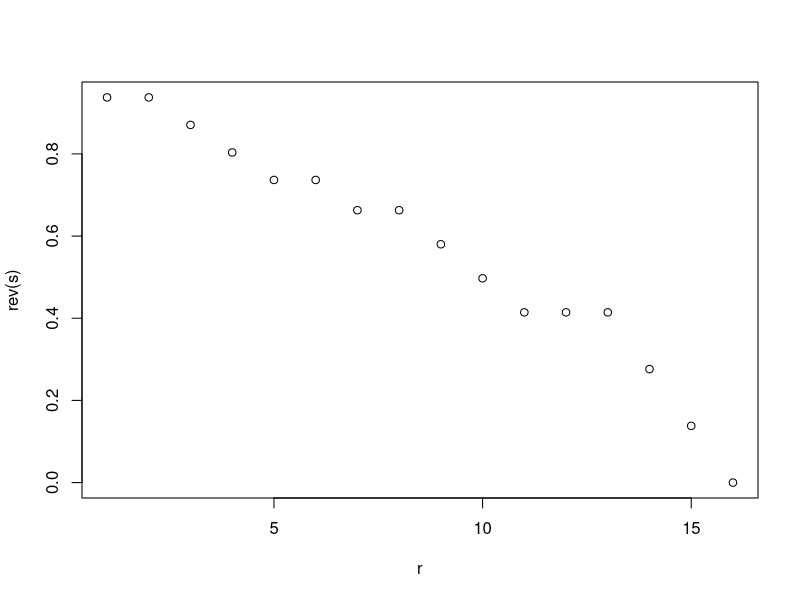

R code for this plot:
##--------------------------------------------------------
# Matthew Anderson
# Biostat Methods II
# CA #10
# April 12, 2019
##--------------------------------------------------------

# vector of Relapse where 1=relpase, 0=no relapse
d<-c(1,0,1,1,1,0,1,0,1,1,1,0,0,1,1,1)

# vector of number of subjects at risk after t(_{j-1})
r<-c(16:1)

#cumulative product 
s<-cumprod(1-d/r)

# survival plot 
plot(r,rev(s))

# r, d, and s at each time, t_i
cbind(r,d,s)



























